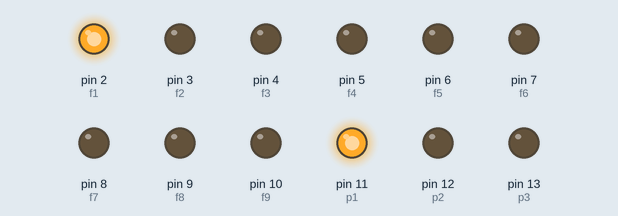
A sketch run on a simulated Arduino Uno, built with avr-gcc and run on an emulated ATmega328P. Parts: output pins drawn as LEDs (lit = HIGH).

Above: at 0.05 s.
At 4.95 s:
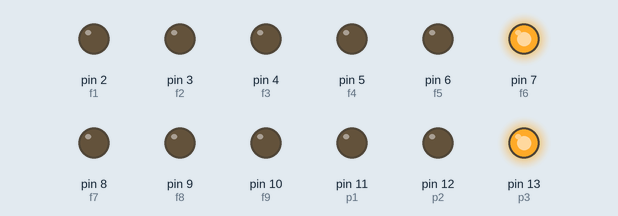
At 9.95 s:
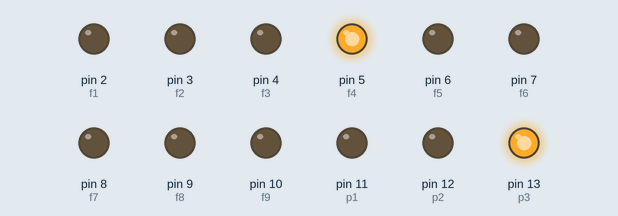
At 19.95 s:
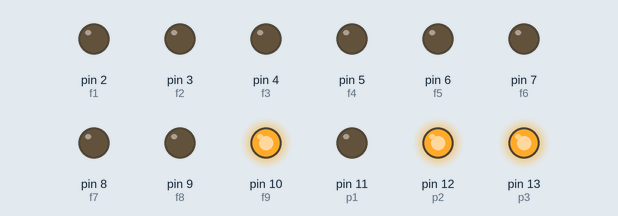
At 29.85 s:
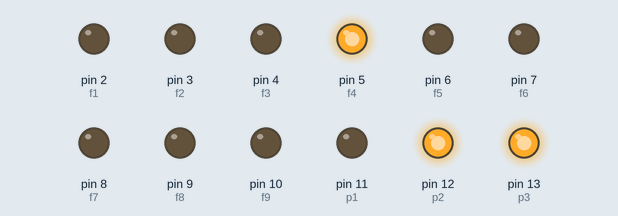
At 39.85 s:
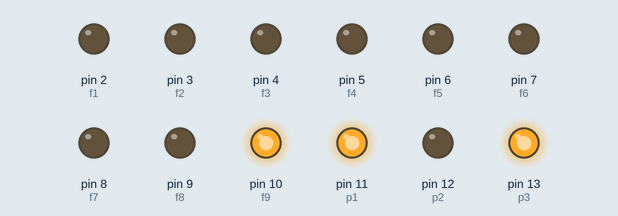
Timing chart, 0 to 40.0 s (numbered marks = the images above):
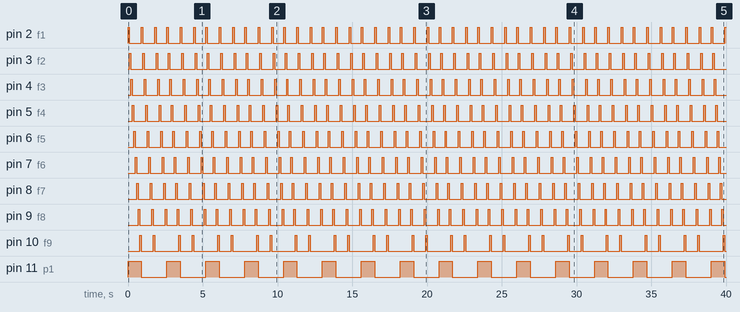

The sketch:

Display_de_7_segments-P1.ino
```cpp
  /**********************************************************************************
**                                                                               **
**                              Array de 8 LEDs                                  **
**                                                                               **
**                                                                               **
**********************************************************************************/
//********** Includes *************************************************************
//********** Variables ************************************************************

    const int f1=2;
    const int f2=3;
    const int f3=4;
    const int f4=5;
    const int f5=6;
    const int f6=7;
    const int f7=8;
    const int f8=9;
    const int f9=10;
    const int p1=11;
    const int p2=12;
    const int p3=13;

    const int temps=100;

//********** Setup ****************************************************************
void setup()
  {
    pinMode(f1,OUTPUT);
    pinMode(f2,OUTPUT);
    pinMode(f3,OUTPUT);
    pinMode(f4,OUTPUT);
    pinMode(f5,OUTPUT);
    pinMode(f6,OUTPUT);
    pinMode(f7,OUTPUT);
    pinMode(f8,OUTPUT);
    pinMode(f9,OUTPUT);
    pinMode(p1,OUTPUT);
    pinMode(p2,OUTPUT);
    pinMode(p3,OUTPUT);
  }
//********** Loop ****************************************************************
void loop()
 {

     digitalWrite(f1,HIGH);
     digitalWrite(f2,LOW);
     digitalWrite(f3,LOW);
     digitalWrite(f4,LOW);
     digitalWrite(f5,LOW);
     digitalWrite(f6,LOW);
     digitalWrite(f7,LOW);
     digitalWrite(f8,LOW);
     digitalWrite(f9,LOW);
     digitalWrite(p1,HIGH);

     delay(temps);

     digitalWrite(f1,LOW);
     digitalWrite(f2,HIGH);
     digitalWrite(p1,HIGH);

     delay(temps);

     digitalWrite(f2,LOW);
     digitalWrite(f3,HIGH);
     digitalWrite(p1,HIGH);

     delay(temps);

     digitalWrite(f3,LOW);
     digitalWrite(f4,HIGH);
     digitalWrite(p1,HIGH);

     delay(temps);

     digitalWrite(f4,LOW);
     digitalWrite(f5,HIGH);
     digitalWrite(p1,HIGH);

     delay(temps);

     digitalWrite(f5,LOW);
     digitalWrite(f6,HIGH);
     digitalWrite(p1,HIGH);

     delay(temps);

     digitalWrite(f6,LOW);
     digitalWrite(f7,HIGH);
     digitalWrite(p1,HIGH);

     delay(temps);

     digitalWrite(f7,LOW);
     digitalWrite(f8,HIGH);
     digitalWrite(p1,HIGH);

     delay(temps);

     digitalWrite(f8,LOW);
     digitalWrite(f9,HIGH);
     digitalWrite(p1,HIGH);

      delay(temps);

     digitalWrite(f1,HIGH);
     digitalWrite(f2,LOW);
     digitalWrite(f3,LOW);
     digitalWrite(f4,LOW);
     digitalWrite(f5,LOW);
     digitalWrite(f6,LOW);
     digitalWrite(f7,LOW);
     digitalWrite(f8,LOW);
     digitalWrite(f9,LOW);
     digitalWrite(p1,LOW);
     digitalWrite(p2,HIGH);

     delay(temps);

     digitalWrite(f1,LOW);
     digitalWrite(f2,HIGH);
     digitalWrite(p2,HIGH);

     delay(temps);

     digitalWrite(f2,LOW);
     digitalWrite(f3,HIGH);
     digitalWrite(p2,HIGH);

     delay(temps);

     digitalWrite(f3,LOW);
     digitalWrite(f4,HIGH);
     digitalWrite(p2,HIGH);

     delay(temps);

     digitalWrite(f4,LOW);
     digitalWrite(f5,HIGH);
     digitalWrite(p2,HIGH);

     delay(temps);

     digitalWrite(f5,LOW);
     digitalWrite(f6,HIGH);
     digitalWrite(p2,HIGH);

     delay(temps);

     digitalWrite(f6,LOW);
     digitalWrite(f7,HIGH);
     digitalWrite(p2,HIGH);

     delay(temps);

     digitalWrite(f7,LOW);
     digitalWrite(f8,HIGH);
     digitalWrite(p2,HIGH);

     delay(temps);

     digitalWrite(f8,LOW);
     digitalWrite(f9,HIGH);
     digitalWrite(p2,HIGH);

    delay(temps);

     digitalWrite(f1,HIGH);
     digitalWrite(f2,LOW);
     digitalWrite(f3,LOW);
     digitalWrite(f4,LOW);
     digitalWrite(f5,LOW);
     digitalWrite(f6,LOW);
     digitalWrite(f7,LOW);
     digitalWrite(f8,LOW);
     digitalWrite(f9,LOW);
      digitalWrite(p2,LOW);
     digitalWrite(p3,HIGH);

     delay(temps);

     digitalWrite(f1,LOW);
     digitalWrite(f2,HIGH);
     digitalWrite(p3,HIGH);

     delay(temps);

     digitalWrite(f2,LOW);
     digitalWrite(f3,HIGH);
     digitalWrite(p3,HIGH);

     delay(temps);

     digitalWrite(f3,LOW);
     digitalWrite(f4,HIGH);
     digitalWrite(p3,HIGH);

     delay(temps);

     digitalWrite(f4,LOW);
     digitalWrite(f5,HIGH);
     digitalWrite(p3,HIGH);

     delay(temps);

     digitalWrite(f5,LOW);
     digitalWrite(f6,HIGH);
     digitalWrite(p3,HIGH);

     delay(temps);

     digitalWrite(f6,LOW);
     digitalWrite(f7,HIGH);
     digitalWrite(p3,HIGH);

     delay(temps);

     digitalWrite(f7,LOW);
     digitalWrite(f8,HIGH);
     digitalWrite(p3,HIGH);

     delay(temps);

     digitalWrite(f8,LOW);
     digitalWrite(f9,HIGH);
     digitalWrite(p3,HIGH);

}


//********** Funcions *************************************************************
```

Measured:
- by itself, pin 10 (f9): repeats every 2.6 s: LOW 0.80 s, HIGH 0.10 s, LOW 1.6 s, HIGH 0.10 s
- by itself, pin 11 (p1), pin 12 (p2): alternates HIGH for 0.90 s and LOW for 1.7 s
- by itself, pin 13 (p3): LOW → HIGH at 1.8 s
- by itself, pin 2 (f1), pin 3 (f2), pin 4 (f3), pin 5 (f4), pin 6 (f5), pin 7 (f6), pin 8 (f7), pin 9 (f8): alternates HIGH for 0.10 s and LOW for 0.80 s
